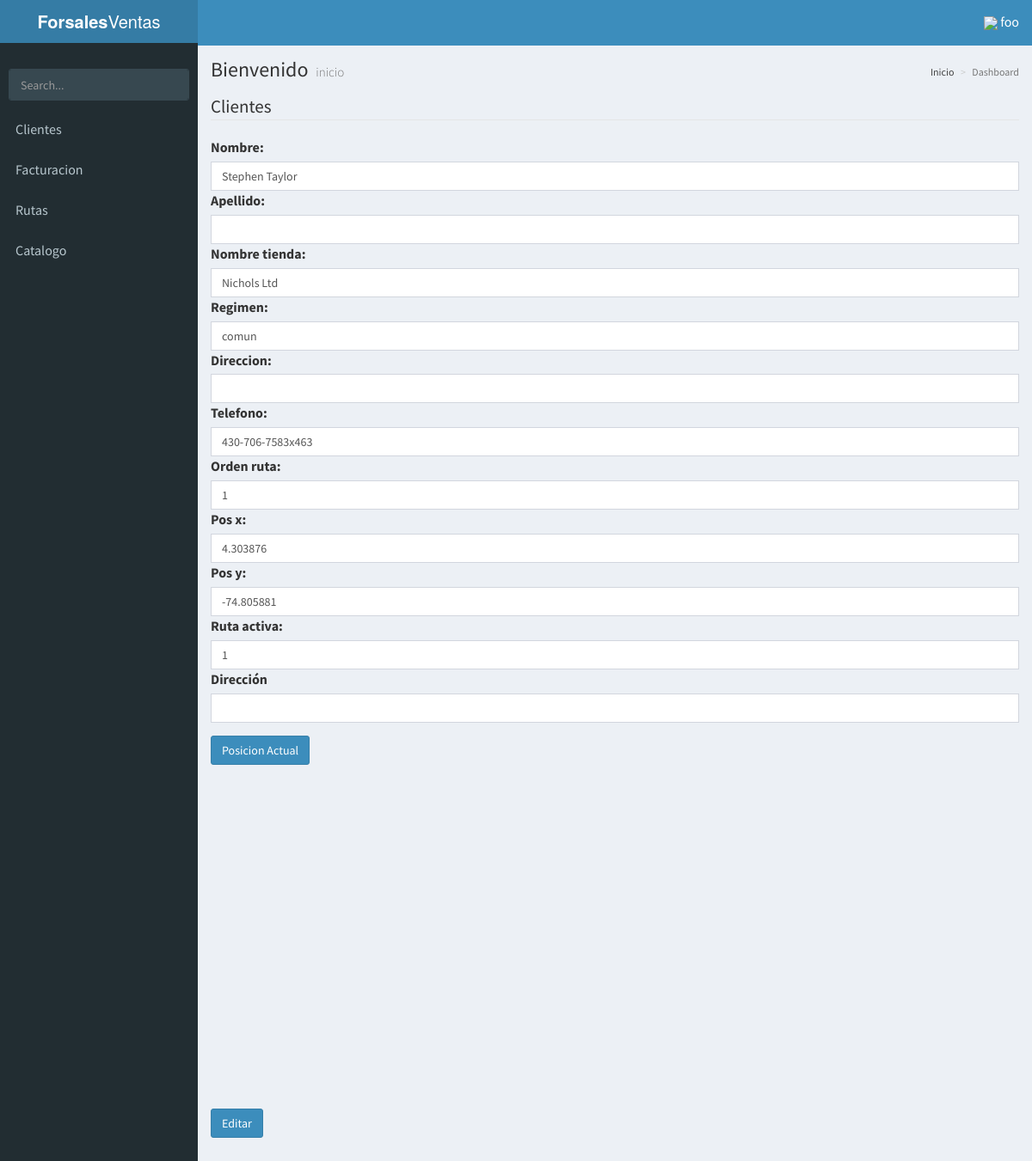
Page /clientes/actualizar/34 (signed in) on the committed database.
### base/models.py (models this page shows, shortened)
class cliente(models.Model):
	class Meta:
		ordering = ['orden_ruta']
	"""docstring for cliente"""
	nombre = models.CharField(max_length=10)
	apellido = models.CharField(max_length=10)
	nombre_tienda = models.CharField(max_length=10)
	regimen = models.CharField(max_length=10)
	direccion = models.CharField(max_length=10)
	telefono = models.CharField(max_length=10)
	orden_ruta = models.IntegerField()
	pos_x = models.CharField(max_length=50)
	pos_y = models.CharField(max_length=50)
	ruta_activa = models.CharField(max_length=1,default=1)

### base/views.py (the view)
# urls.py: url(r'^clientes/actualizar/(?P<pk>\d+)$', ActualizarCliente.as_view(), name="actualizar_cliente"),
class ActualizarCliente(LoginRequiredMixin,UpdateView):
	model = cliente
	fields = '__all__'
	template_name = 'clientes/actualizar.html'
	success_url = reverse_lazy('listar_clientes')

### base/templates/clientes/actualizar.html (shortened to what this page needs)
{% extends 'AdminLTE/index.html' %}
{% load bootstrap %}
{% load static %}
{% block content %}
<form method="post" role="form">
    <legend>Clientes</legend>
    {{ form|bootstrap }}
      <div class="form-group bmd-form-group is-filled">
        <label for="id_ruta_activa" class="control-label   bmd-label-static">Dirección</label>
        <div class=" ">
          <input id="map-address" maxlength="1" class="form-control">
        </div>
      </div>
      <button type="button" class="btn btn-primary mb-5" id="current"> Posicion Actual</button>
      <div id="g-map" style="width: 500px; height: 400px;"></div>
    <div class="form-group mt-5">
      <button type="submit" class="btn btn-primary">Editar</button>
    </div>
</form>
{% endblock content %}

### base/templates/AdminLTE/index.html (shortened to what this page needs)
{% load static %}
<!DOCTYPE html>
<html>
<head>
<link rel="stylesheet" href="https://unpkg.com/bootstrap-material-design@4.0.0-beta.3/dist/css/bootstrap-material-design.min.css"
>
  <link rel="stylesheet" href="{% static 'css/AdminLTE/bootstrap/css/bootstrap.min.css' %}">
  <link rel="stylesheet" href="{% static 'css/AdminLTE/AdminLTE.min.css' %}">
  <link rel="stylesheet" href="{% static 'css/AdminLTE/skins/_all-skins.min.css' %}">
  <link rel="stylesheet" href="{% static 'css/AdminLTE/plugins/iCheck/flat/blue.css' %}">
  <link rel="stylesheet" href="{% static 'css/AdminLTE/plugins/morris/morris.css' %}">
  <link rel="stylesheet" href="{% static 'css/AdminLTE/plugins/jvectormap/jquery-jvectormap-1.2.2.css' %}">
  <link rel="stylesheet" href="{% static 'css/AdminLTE/plugins/datepicker/datepicker3.css' %}">
  <link rel="stylesheet" href="{% static 'css/AdminLTE/plugins/daterangepicker/daterangepicker.css' %}">
  <link rel="stylesheet" href="{% static 'css/AdminLTE/plugins/bootstrap-wysihtml5/bootstrap3-wysihtml5.min.css' %}">
  <link rel="stylesheet" href="{% static 'alertifyjs/css/alertify.min.css' %}">
  <link rel="stylesheet" href="{% static 'alertifyjs/css/themes/bootstrap.min.css' %}">
  <link rel="stylesheet" href="{% static 'vue/vue-good-table/vue-good-table.css' %}">
</head>
<body class="hold-transition skin-blue sidebar-mini">
<div class="wrapper" id="vue-root">
  <header class="main-header">
    <a href="/" class="logo">
      <span class="logo-lg"><b>Forsales</b>Ventas</span>
    </a>
    <nav class="navbar navbar-static-top">
      <a href="#" class="sidebar-toggle" data-toggle="offcanvas" role="button">
      </a>
      <div class="navbar-custom-menu">
        <ul class="nav navbar-nav">
          <li class="dropdown user user-menu">
            <a href="#" class="dropdown-toggle" data-toggle="dropdown">
             <img style="width: 10%; " src="{% static 'img/user.png' %}">
              <span class="hidden-xs">{{ request.user.username }}</span>
            </a>
          </li>
        </ul>
      </div>
    </nav>
  </header>
  <aside class="main-sidebar">
    <section class="sidebar">
      <div class="user-panel">
      </div>
      <form action="#" method="get" class="sidebar-form">
        <div class="input-group">
          <input type="text" name="q" class="form-control" placeholder="Search...">
              <span class="input-group-btn">
                <button type="submit" name="search" id="search-btn" class="btn btn-flat">
                </button>
              </span>
        </div>
      </form>
      <ul class="sidebar-menu">
      {% if request.user.is_superuser %}
        <li class="header">PANEL DE CONTROL</li>
        <li>
          <a href="{% url 'listar_productos' %}">
            <i class="fa fa-shopping-basket" aria-hidden="true"><span>Productos</span></i>
          </a>
        </li>
        <li>
          <a href="{% url 'listar_clientes' %}">
            <i class="fa fa-th"></i> <span>Clientes</span>
          </a>
        </li>
        <li>
          <a href="{% url 'bodega' 'main' %}">
            <i class="fa fa-th"></i> <span>Bodega</span>
          </a>
        </li>
        <li>
          <a href="{% url 'listar_distribuidores' %}">
            <i class="fa fa-th"></i> <span>Distribuidores</span>
          </a>
        </li>
        <li>
          <a href="{% url 'listar_proveedores' %}">
            <i class="fa fa-th"></i> <span>Proveedores</span>
          </a>
        </li>
        <li class="treeview">
          <a href="#">
            <i class="fa fa-dashboard"></i> <span>Facturacion</span>
            <span class="pull-right-container">
              <i class="fa fa-angle-left pull-right"></i>
            </span>
          </a>
          <ul class="treeview-menu">
            <li class=""><a href="{% url 'factura' %}"><i class="fa fa-circle-o"></i> Listar</a></li>
          </ul>
           <ul class="treeview-menu">
            <li class=""><a href="{% url 'reportes' %}"><i class="fa fa-circle-o"></i> reportes</a></li>
          </ul>
        </li>
        <li class="treeview">
          <a href="#">
            <i class="fa fa-dashboard"></i> <span>Inventario</span>
            <span class="pull-right-container">
              <i class="fa fa-angle-left pull-right"></i>
            </span>
          </a>
          <ul class="treeview-menu">
            <li class=""><a href="{% url 'movimiento' %}"><i class="fa fa-circle-o"></i> Movimientos</a></li>
          </ul>
        </li>
        <li class="treeview">
          <a href="#">
            <i class="fa fa-dashboard"></i> <span>Catalogo</span>
            <span class="pull-right-container">
              <i class="fa fa-angle-left pull-right"></i>
            </span>
          </a>
          <ul class="treeview-menu">
            <li class=""><a href="{% url 'catalogos' %}"><i class="fa fa-circle-o"></i> Lista</a></li>
          </ul>
        </li>
        <li class="treeview">
          <a href="#">
            <i class="fa fa-dashboard"></i> <span>Rutas</span>
            <span class="pull-right-container">
              <i class="fa fa-angle-left pull-right"></i>
            </span>
          </a>
          <ul class="treeview-menu">
            <li class=""><a href="{% url 'rutas-mapa' %}"><i class="fa fa-circle-o"></i> Rutas</a></li>
          </ul>
        </li>
      {% else %}
        {% if request.user %}
<li>
          <a href="{% url 'listar_clientes' %}">
             <span>Clientes</span>
          </a>
        </li>
          <li class="treeview">
            <a href="#">
               <span>Facturacion</span>
            </a>
          </li>
          <li class="treeview">
            <a href="#">
               <span>Rutas</span>
            </a>
          </li>
        <li class="treeview">
          <a href="#">
             <span>Catalogo</span>
          </a>
        </li>
        {% endif %}
      {% endif %}
      </ul>
    </section>
  </aside>
  <div class="content-wrapper">
    <section class="content-header">
      <h1>
        Bienvenido
        <small>inicio</small>
      </h1>
      <ol class="breadcrumb">
        <li><a href="#"> Inicio</a></li>
        <li class="active">Dashboard</li>
      </ol>
    </section>
    <section class="content">
      {% block content %}
      {% endblock content %}
    </section>
  </div>
</div>
</body>
</html>

### base/templates/AdminLTE/index.html (style rules this page uses)
html, body { font-size: 16px !important; }
.navbar { display: inherit !important; }

### rows in the picture
cliente: nombre "Stephen Taylor", nombre_tienda "Nichols Ltd", regimen "comun", telefono "430-706-7583x463", orden_ruta "1", pos_x "4.303876", pos_y "-74.805881", ruta_activa "1"

### other values in the picture
{{ request.user.username }} "foo"
